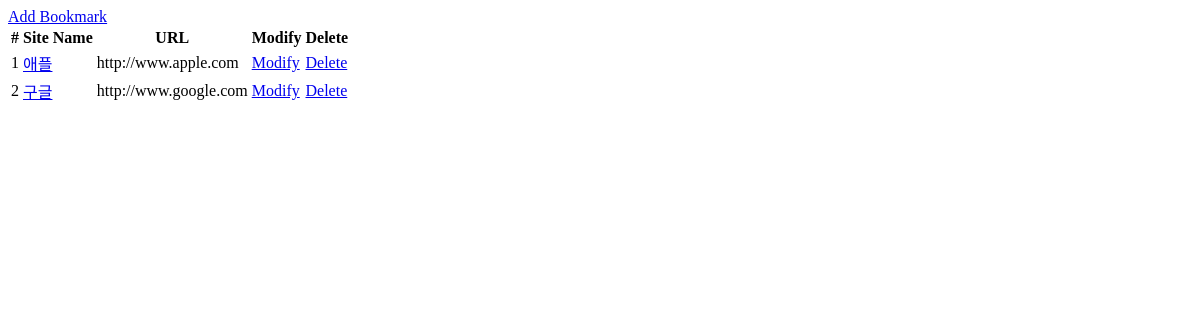
Page /bookmark/ on the earlier database version.
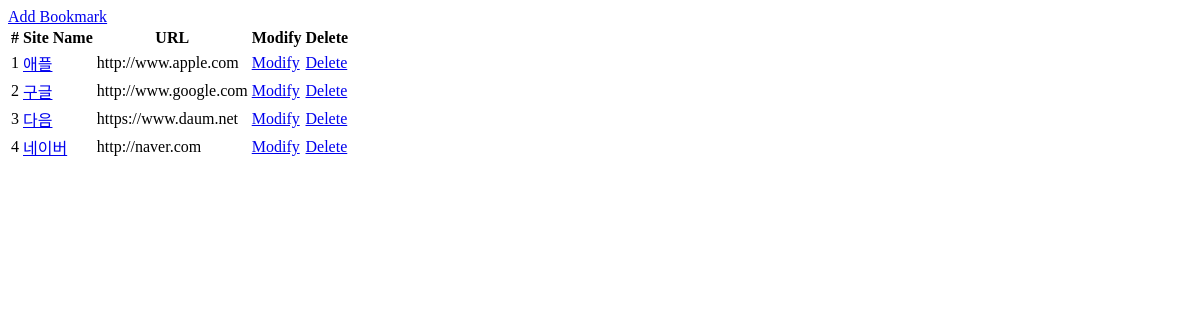
Same page on the later database version.
### bookmark/models.py (models this page shows, shortened)
class Bookmark(models.Model):
    name = models.CharField('Site name', max_length=30)
    url = models.URLField('Site URL')

### bookmark/views.py (the view)
# urls.py: path('', BookmarkListView.as_view(), name='list'),  # {% url 'bookmark:list' %}
class BookmarkListView(ListView):
    model = Bookmark  # bookmark_list -> HTML(bookmark_list.html)

### bookmark/templates/bookmark/bookmark_list.html (shortened to what this page needs)
{% extends 'base.html' %}
{% block contant %}
    <a href="{% url 'bookmark:add' %}">Add Bookmark</a>
    <table>
        <thead>
        <tr>
            <th>#</th>
            <th>Site Name</th>
            <th>URL</th>
            <th>Modify</th>
            <th>Delete</th>
        </tr>
        </thead>
        <tbody>
        {% for bookmark in bookmark_list %}
            <tr>
                <td>{{ forloop.counter }}</td>
                <td><a href="{% url 'bookmark:detail' pk=bookmark.pk %}">{{ bookmark.name }}</a></td>
                <td>{{ bookmark.url }}</td>
                <td><a href="{% url 'bookmark:update' pk=bookmark.pk %}">Modify</a></td>
                <td><a href="{% url 'bookmark:delete' pk=bookmark.pk %}">Delete</a></td>
            </tr>
        {% endfor %}
        </tbody>
    </table>
{% endblock %}

### config/templates/base.html (shortened to what this page needs)
<!DOCTYPE html>
<html lang="en">
<head>
</head>
<body>
{% block contant %}
{% endblock %}
</body>
</html>

Differences in the rows shown:
added Bookmark: name "다음", url "https://www.daum.net"
added Bookmark: name "네이버", url "http://naver.com"
